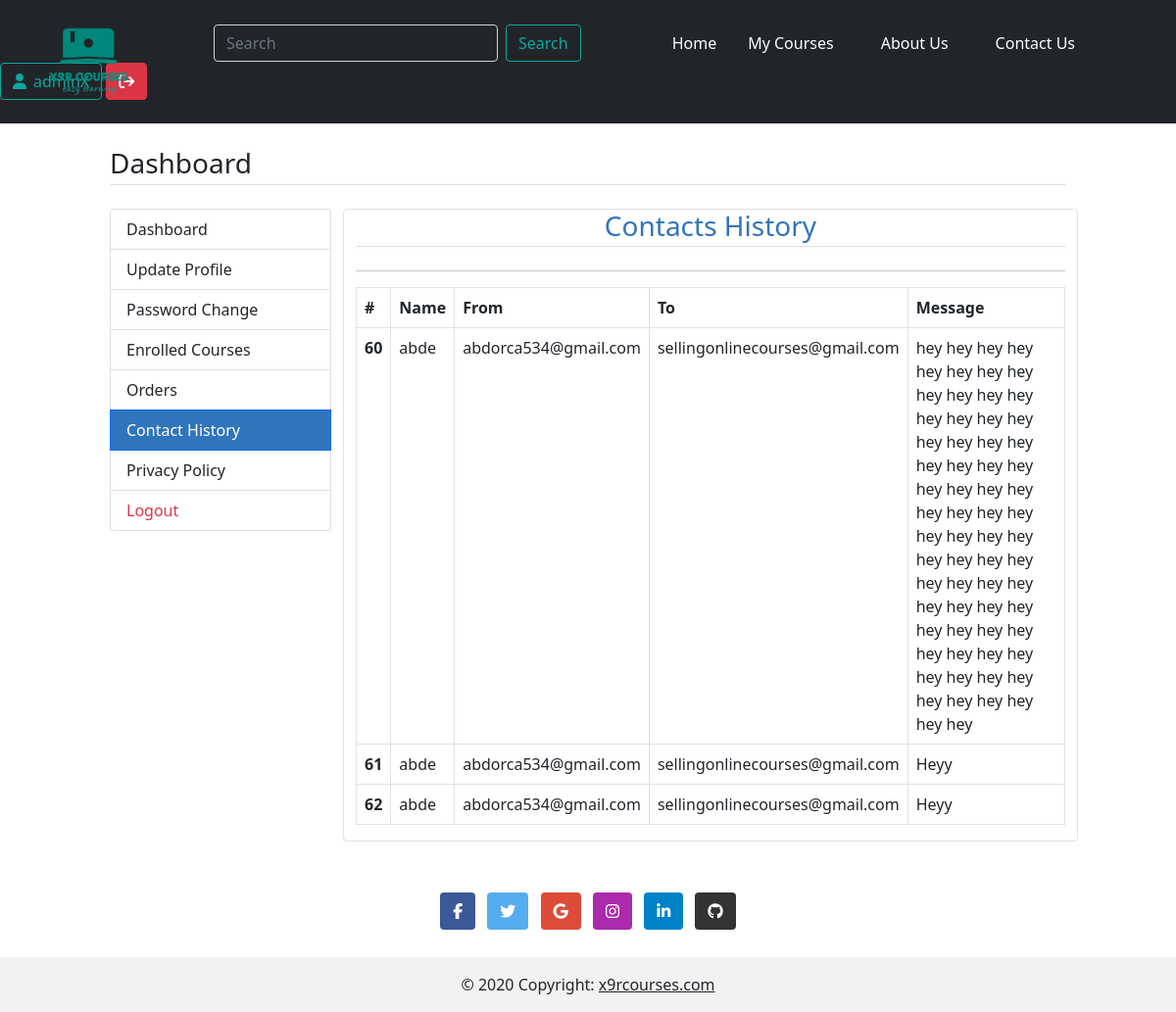
The app's page /my-contact-history/ (signed in) with its own data.
### courses/models/contact_us.py (models this page shows, shortened)
class ContactUs(models.Model):
    user  = models.ForeignKey(User, on_delete=models.CASCADE, null=True)
    name  = models.CharField(max_length=50)
    email = models.CharField(max_length=150)
    message = models.TextField()
    class Meta:
        verbose_name_plural = 'Contact Us'

### courses/views/dashboard.py (the view)
# urls.py: path('my-contact-history/', my_contact_history, name='my_contact_history'),
def my_contact_history(request):
    user = request.user
    contacts = ContactUs.objects.filter(user=user)
    return render(request, 'courses/user/my_contact_history.html', {'contacts':contacts})

### courses/templates/courses/user/my_contact_history.html
{% extends "courses/base.html" %}
{% load static %}
{% block content %}
<main class="container my-4">
	<h3 class="my-4 border-bottom pb-1">Dashboard</h3>
	<div class="row">
        <div class="col-md-3">
            {% include 'courses/user/user-sidebar.html' %}
        </div>
        <div class="col-md-9 border rounded" style=" overflow: hidden; overflow-x: scroll;">
            <h3 class="mb-4 border-bottom pb-1 text-center" style="color: #3075BA;;">Contacts History</h3>
            <hr>
            <table class="table table-bordered" style="margin-top: 12px;">
                <thead>
                  <tr>
                    <th scope="col">#</th>
                    <th scope="col">Name</th>
                    <th scope="col">From</th>
                    <th scope="col">To</th>
                    <th scope="col">Message</th>
                  </tr>
                </thead>
                <tbody>
                  {% for contact in contacts %}
                          <tr>
                              <th scope="row">{{ contact.id }}</th>
                              <td>{{ contact.name }}</td>
                              <td>{{ contact.email }}</td>
                              <td>sellingonlinecourses@gmail.com</td>
                              <td>{{ contact.message }}</td>
                          </tr>
                  {% endfor %}
                </tbody>
              </table>
            </div>
	</div>
</main>
{% endblock content %}

### records on screen
ContactUs: id "60", name "abde", email "abdorca534@gmail.com", message "hey hey hey hey hey hey hey hey hey hey hey hey hey hey hey hey hey hey hey hey hey hey hey hey hey hey hey hey hey hey hey hey hey hey hey hey hey hey hey hey hey hey hey hey hey hey hey hey hey hey hey hey hey hey hey hey hey hey hey hey hey hey hey hey hey hey"
ContactUs: id "61", name "abde", email "abdorca534@gmail.com", message "Heyy"
ContactUs: id "62", name "abde", email "abdorca534@gmail.com", message "Heyy"
